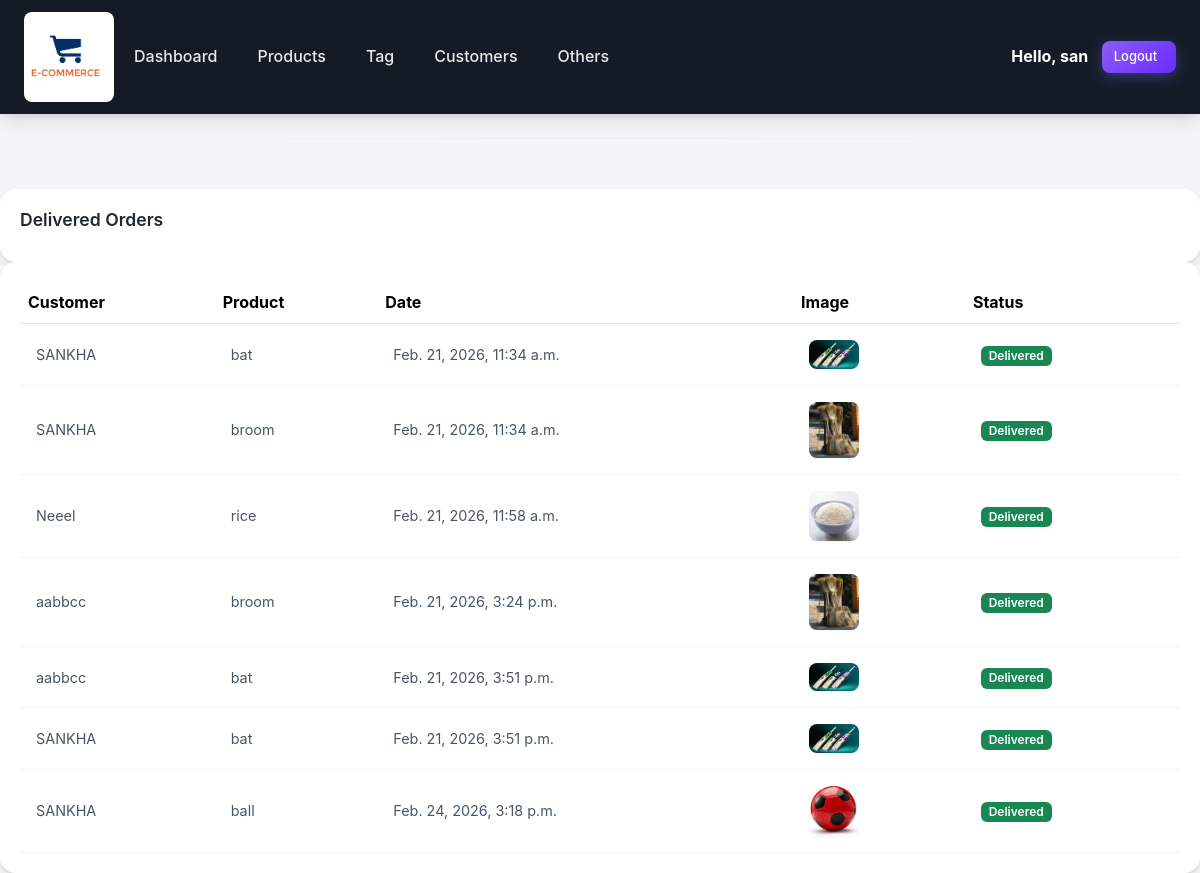
The page /delivered_orders/ (signed in) on the database its author committed.
### acc/models.py (models this page shows, shortened)
class Order(models.Model):
    STATUS = (
        ('Pending','Pending'),
        ('Out for delivery','Out for delivery'),
        ('Delivered','Delivered'),
    )
    customer=models.ForeignKey(Customer,null=True,on_delete=models.CASCADE)
    product=models.ForeignKey(Product,null=True,on_delete=models.CASCADE)
    date_created=models.DateTimeField(auto_now_add=True,null=True)
    status=models.CharField(max_length=100,null=True, choices=STATUS)

class Customer(models.Model):
    name=models.CharField(max_length=200,null=True)
    phone=models.CharField(max_length=200,null=True)
    email=models.CharField(max_length=200,null=True)
    date_created=models.DateTimeField(auto_now_add=True)
    def __str__(self):
        return self.name

class Product(models.Model):
    CATEGORY=(
        ('Indoor','Indoor'),
        ('Out door','Out door'),
    )
    name=models.CharField(max_length=200,null=True)
    price=models.FloatField(null=True)
    category=models.CharField(max_length=200,null=True,choices=CATEGORY)
    description=models.CharField(max_length=250,null=True,blank=True)
    date_created=models.DateTimeField(auto_now_add=True,null=True)
    pic=models.ImageField(blank=True,upload_to="product_image/")
    tags=models.ManyToManyField(Tag)
    def __str__(self):
        return self.name

### acc/views.py (the view)
# urls.py: path('delivered_orders/', views.delivered_orders, name='delivered_orders'),
@login_required(login_url='login')
def delivered_orders(request):
    orders = Order.objects.filter(status='Delivered')
    context = {'orders': orders}
    return render(request, 'acc/delivered_orders.html', context)

### template/acc/delivered_orders.html
{% extends 'base.html' %}
{% load static %}
{% block content %}
<br>
<div class="row">
	<div class="col-md">
		<div class="card card-body">
			<h5>Delivered Orders</h5>
		</div>
		<div class="card card-body">
			<table class="table">
				<tr>
					<th>Customer</th>
					<th>Product</th>
					<th>Date</th>
					<th>Image</th>
					<th>Status</th>
				</tr>
				{% for i in orders %}
				<tr>
					<td>{{ i.customer }}</td>
					<td>{{ i.product }}</td>
					<td>{{ i.date_created }}</td>
					<td>
						{% if i.product.pic %}
							<img src="{{ i.product.pic.url }}" height="50" width="50">
						{% else %}
							<span class="text-muted">No Image</span>
						{% endif %}
					</td>
					<td>
						<span class="badge bg-success">Delivered</span>
					</td>
				</tr>
				{% endfor %}
			</table>
		</div>
	</div>
</div>
{% endblock %}

### template/navbar.html (shortened to what this page needs)
{% load static %}
<nav class="navbar navbar-expand-lg navbar-dark bg-dark">
  <img src="{% static 'images/ecommerce.jpg' %}" height="120" width="90">
  <div class="collapse navbar-collapse" id="navbarNav">
    <ul class="navbar-nav">
      <li class="nav-item active">
        <a class="nav-link" href="{% url 'home' %}">Dashboard</a>
      </li>
      <li class="nav-item">
        <a class="nav-link" href="{% url 'product' %}">Products</a>
      </li>
      <li class="nav-item">
        <a class="nav-link" href="{% url 'tag' %}">Tag</a>
      </li>
      <li class="nav-item">
        <a class="nav-link" href="{% url 'customers' %}">Customers</a>
      </li>
      <li class="nav-item">
        <a class="nav-link" href="{% url 'image' %}">Others</a>
      </li>
    </ul>
  </div>
  <span class="hello-msg text-white"><strong>Hello,</strong><strong> {{request.user}}</strong>&nbsp;&nbsp;&nbsp; </span>
  <span><a class="btn btn-primary btn-sm" href="{% url 'logout' %}">Logout&nbsp;&nbsp;</a></span>
</nav>

### static/css/style.css (style rules this page uses)
:root { --primary-color: #8b5cf6; --primary-dark: #6b2cff; --primary-light: #a77dff; --secondary-color: #64748b; --success-color: #10b981; --warning-color: #f59e0b; --danger-color: #ef4444; --info-color: #06b6d4; --dark-color: #151b26; --light-color: #f3f4f6; --white: #ffffff; --black: #000000; --gray-100: #f1f5f9; --gray-200: #e2e8f0; --gray-300: #cbd5e1; --gray-400: #94a3b8; --gray-500: #64748b; --gray-600: #475569; --gray-700: #222831; --shadow-sm: 0 1px 2px 0 rgb(0 0 0 / 0.05); --shadow-md: 0 4px 6px -1px rgb(0 0 0 / 0.1), 0 2px 4px -2px rgb(0 0 0 / 0.1); --shadow-lg: 0 10px 15px -3px rgb(0 0 0 / 0.1), 0 4px 6px -4px rgb(0 0 0 / 0.1); --shadow-xl: 0 20px 25px -5px rgb(0 0 0 / 0.1), 0 8px 10px -6px rgb(0 0 0 / 0.1); --radius-sm: 0.375rem; --radius-md: 0.5rem; --radius-lg: 0.75rem; --radius-xl: 1rem; --transition: all 0.3s ease; }
* { margin: 0; padding: 0; box-sizing: border-box; }
body { background: var(--light-color); color: var(--gray-700); font-family: 'Inter', -apple-system, BlinkMacSystemFont, 'Segoe UI', Roboto, sans-serif; min-height: 100vh; line-height: 1.6; }
.navbar { background: var(--dark-color) !important; padding: 0.75rem 1.5rem; box-shadow: var(--shadow-lg); }
.navbar-dark .navbar-nav .nav-link { color: rgba(255, 255, 255, 0.9); font-weight: 500; padding: 0.5rem 1rem; border-radius: var(--radius-md); transition: var(--transition); margin: 0 0.25rem; }
.card { border: none; border-radius: var(--radius-xl); box-shadow: var(--shadow-md); transition: var(--transition); background: var(--white); overflow: hidden; }
.card-body { padding: 1.25rem; }
.table { margin-bottom: 0; width: 100%; }
.table tbody td { padding: 1rem; vertical-align: middle; border-bottom: 1px solid var(--gray-100); color: var(--gray-600); font-size: 0.9rem; }
.table tbody tr { transition: var(--transition); }
.btn { font-weight: 500; padding: 0.5rem 1rem; border-radius: var(--radius-md); transition: var(--transition); font-size: 0.875rem; border: none; cursor: pointer; text-decoration: none; display: inline-block; }
.btn-primary { background: linear-gradient(135deg, var(--primary-color) 0%, var(--primary-dark) 100%); color: var(--white); box-shadow: 0 4px 14px rgba(99, 102, 241, 0.4); }
.btn-sm { padding: 0.375rem 0.75rem; font-size: 0.8125rem; }
img { max-width: 100%; height: auto; border-radius: var(--radius-md); box-shadow: var(--shadow-sm); transition: var(--transition); }
h1, h2, h3, h4, h5, h6 { color: var(--gray-700); font-weight: 600; margin-bottom: 1rem; }
h5 { font-size: 1.1rem; color: var(--gray-700); margin-bottom: 0.75rem; }
a { text-decoration: none; transition: var(--transition); }
.row { margin: 0 -0.75rem; }
.row > [class*="col"] { padding: 0 0.75rem; }
.card { animation: fadeInUp 0.5s ease forwards; }
.col-md .card:nth-child(1) { animation-delay: 0.05s; }
.col-md .card:nth-child(2) { animation-delay: 0.1s; }
.badge { padding: 0.35em 0.65em; font-size: 0.75rem; font-weight: 600; border-radius: var(--radius-sm); }

### rows shown on the page
Order: customer "SANKHA", product "bat", date_created "Feb. 21, 2026, 11:34 a.m.", product.pic (picture)
Order: customer "SANKHA", product "broom", date_created "Feb. 21, 2026, 11:34 a.m.", product.pic (picture)
Order: customer "Neeel", product "rice", date_created "Feb. 21, 2026, 11:58 a.m.", product.pic (picture)
Order: customer "aabbcc", product "broom", date_created "Feb. 21, 2026, 3:24 p.m.", product.pic (picture)
Order: customer "aabbcc", product "bat", date_created "Feb. 21, 2026, 3:51 p.m.", product.pic (picture)
Order: customer "SANKHA", product "bat", date_created "Feb. 21, 2026, 3:51 p.m.", product.pic (picture)
Order: customer "SANKHA", product "ball", date_created "Feb. 24, 2026, 3:18 p.m.", product.pic (picture)

### other values the page prints
{{ request.user }} "san"
